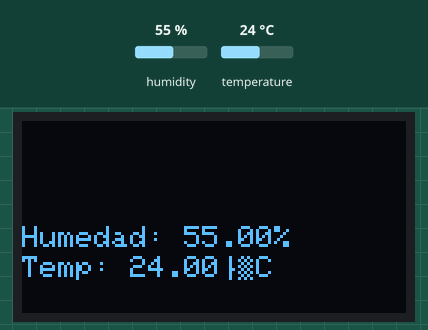
This program was run on a simulated ESP32. On the bench: 128×64 one-colour display. The inputs (shaded band) are chosen by the test bench; at power-on: humidity 55 %, temperature 24 °C. The display library's start-up logo is not drawn; what the program prints to the serial monitor is not drawn.

Above: at 4.6 s.
4.7 s: humidity set to 22 %
At 6.9 s:
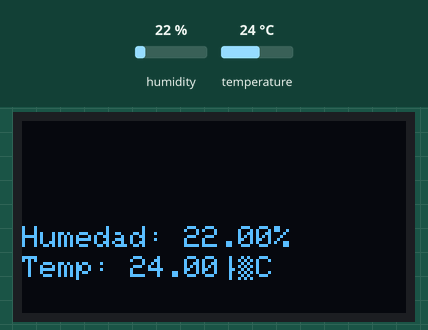
7.7 s: temperature set to 12 °C
At 9.5 s:
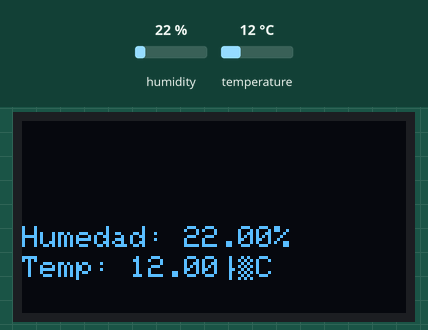
10.7 s: humidity set to 40 %
At 12.5 s:
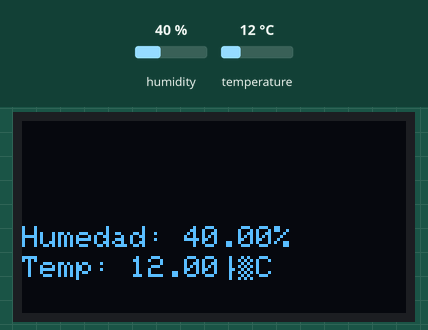
13.7 s: temperature set to 19 °C
Timing chart, 0 to 16.7 s (numbered marks = the images above; inputs shaded):
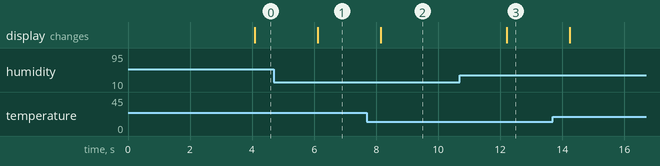

Measured:
- after the input at 4.7 s, the display: changes after 1.4 s (image 1)
- after the input at 7.7 s, the display: changes after 0.45 s (image 2)
- after the input at 10.7 s, the display: changes after 1.5 s (image 3)

The program:

main.cpp
```cpp
#include <Adafruit_Sensor.h>
#include <DHT.h>
#include <DHT_U.h>
#include <Wire.h>
#include <Adafruit_GFX.h>
#include <Adafruit_SSD1306.h>

// Definir el pin donde está conectado el DHT
#define DHTPIN 14 // GPIO 14

// Seleccionar el tipo de sensor DHT11 o DHT22
#define DHTTYPE DHT22   // DHT 22 (AM2302), para DHT11 usa DHT11

DHT dht(DHTPIN, DHTTYPE);

// Configuración de la pantalla OLED
#define SCREEN_WIDTH 128 // Ancho de la pantalla OLED
#define SCREEN_HEIGHT 64 // Altura de la pantalla OLED

// Dirección I2C de la pantalla OLED puede variar, comúnmente 0x3C
#define OLED_RESET 23 // GPIO 16
#define SCREEN_ADDRESS 0x3C

Adafruit_SSD1306 display(SCREEN_WIDTH, SCREEN_HEIGHT, &Wire, OLED_RESET);

void setup() {
  Serial.begin(9600);
  Serial.println(F("DHTxx test!"));

  dht.begin();


  // Inicializar la comunicación I2C
  Wire.begin(21, 22); // SDA: GPIO 21, SCL: GPIO 22

  // Inicializar la pantalla OLED
  if(!display.begin(SSD1306_SWITCHCAPVCC, SCREEN_ADDRESS, OLED_RESET)) {
    Serial.println(F("SSD1306 allocation failed"));
    for(;;); // No seguir si la pantalla falla
  }
  display.display();
  delay(2000); // Esperar para que la pantalla se estabilice
  display.clearDisplay();
}

void loop() {
  // Esperar unos segundos entre lecturas
  delay(2000);

  // Leer la humedad
  float h = dht.readHumidity();
  // Leer la temperatura en Celsius (por defecto)
  float t = dht.readTemperature();

  // Chequear si alguna lectura falla y salir temprano para intentar de nuevo.
  if (isnan(h) || isnan(t)) {
    Serial.println(F("Failed to read from DHT sensor!"));
    return;
  }


  // Mostrar las lecturas en el monitor serie
  Serial.print(F("Humidity: "));
  Serial.print(h);
  Serial.print(F("%  Temperature: "));
  Serial.print(t);
  Serial.println(F("°C "));

  // Limpiar la pantalla
  display.clearDisplay();

  // Configurar el texto para la pantalla
  display.setTextSize(1);      // Tamaño del texto
  display.setTextColor(SSD1306_WHITE); // Color del texto

  // Mostrar la humedad
  display.setCursor(0, 35);
  display.print(F("Humedad: "));
  display.print(h);
  display.print(F("%"));

  // Mostrar la temperatura
  display.setCursor(0, 45);
  display.print(F("Temp: "));
  display.print(t);
  display.print(F("°C"));

  // Enviar el buffer a la pantalla
  display.display();
}
```
